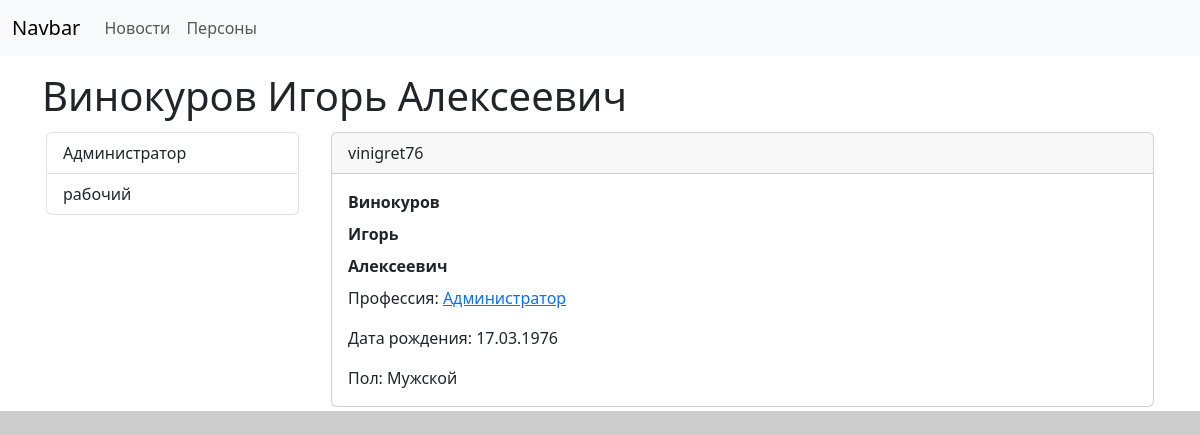
/humans/humans/101, run on an earlier commit of the app's database.
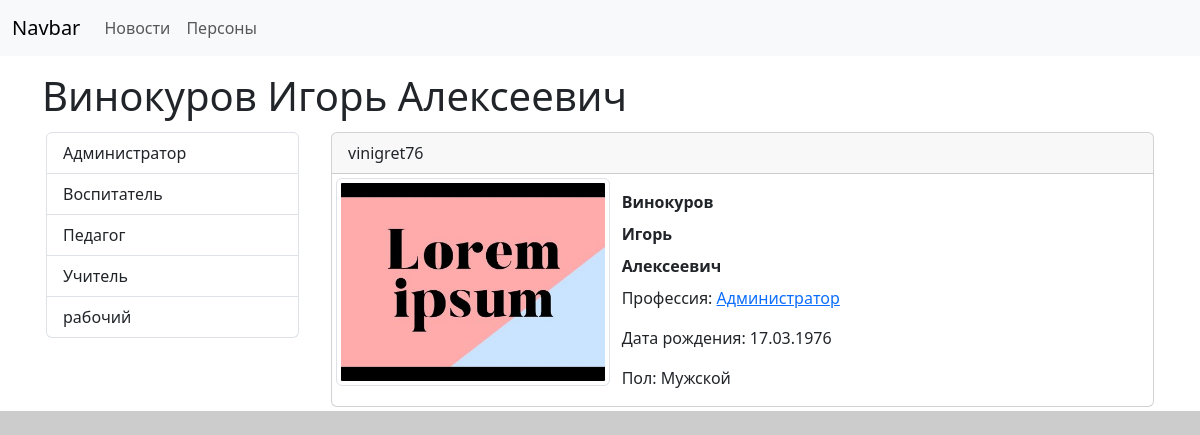
And on a later commit of the database.
### humans/models.py (models this page shows, shortened)
class Professions(models.Model):
    title = models.CharField(max_length=100,verbose_name='Название')
    def __str__(self):
        return self.title
    def get_absolute_url(self):
        return reverse_lazy('profhumans', kwargs={'profid': self.pk})
    class Meta:
        verbose_name = 'Профессия'
        verbose_name_plural = 'Профессии'
        ordering = ['title']

class Humans(models.Model):
    class Meta:
        verbose_name = 'Личность'
        verbose_name_plural = 'Люди'
        ordering = ['famil', 'name', 'otches']
    nicname = models.CharField(max_length=50,verbose_name='Никнейм')
    famil = models.CharField(max_length=40,verbose_name='Фамилия')
    name = models.CharField(max_length=40,verbose_name='Имя')
    otches = models.CharField(max_length=40,blank=True, null=True,verbose_name='Отчество')
    birthday = models.DateField(blank=True, null=True,verbose_name='День рождения')
    avatar = models.ImageField(upload_to='images/', blank=True, null=True,verbose_name='Аватарка')
    ismale=models.BooleanField(default=True,verbose_name='Мужчина')
    profession=models.ForeignKey('Professions', on_delete=models.PROTECT,null=True,verbose_name='Профессия')

### humans/views.py (the view)
# urls.py: path('humans/<int:humansid>', gethumans, name='humansdetail'),
def gethumans(request, humansid):
    item = Humans.objects.get(pk=humansid)
    return render(request, 'humans/person.html', {'item': item,'title': item.famil+' '+item.name+' '+item.otches})

### humans/templatetags/humans_tag.py (called while the page is built)
@register.simple_tag(name='get_profs')
def get_profs():
    return Professions.objects.all()

### humans/templates/humans/person.html (shortened to what this page needs)
{% extends 'base.html' %}
{% block sidebar %}
{% include 'humans/listprofs.html' %}
{% endblock %}
{% block content %}
<div class="card m-1">
    <div class="card-header">{{item.nicname}}</div>
    <div class="row g-0">
        {% if item.avatar %}
        <div class="col-md-4">
        <img src="{{ item.avatar.url }}" class="m-1 img-thumbnail" alt="">
      </div>
      {% endif %}
      <div class="col-md-8">
        <div class="card-body">
          <div class="card-title"><b>{{ item.famil }}</b></div>
          <div class="card-title"><b>{{ item.name }}</b></div>
          <div class="card-title"><b>{{ item.otches }}</b></div>
          <p class="card-text">Профессия: <a href="{{item.profession.get_absolute_url}}">{{item.profession}}</a></p>
          <p class="card-text">Дата рождения: {{ item.birthday|date:"d.m.Y" }}</p>
          <p class="card-text">Пол: {% if item.ismale %}Мужской{% else %}Женский{% endif %}</p>
      </div>
      </div>
    </div>
{% endblock %}

### humans/templates/humans/listprofs.html
{% load humans_tag %}
<div class="list-group m-1">
    {% get_profs as profs %}
    {% for i in profs %}
    <a href="{{ i.get_absolute_url }}" class="list-group-item list-group-item-action">{{i.title}}</a>
    {% endfor %}
</div>

What changed in the data, as far as the page shows it:
added Professions: title "Воспитатель"
added Professions: title "Педагог"
added Professions: title "Учитель"
changed Humans "vinigret76": avatar: picture added
